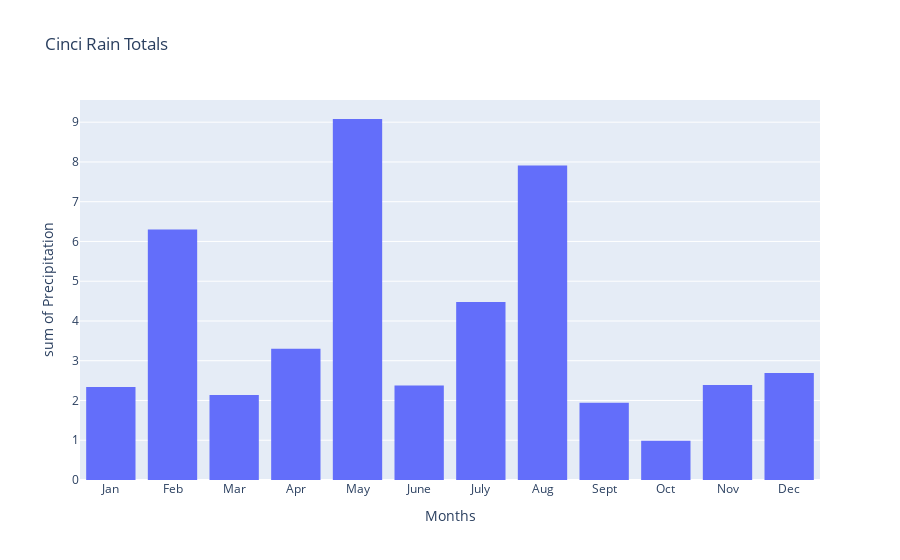

The code cell stored with this chart in its notebook:
### Code cell
px.histogram(Cinci_Monthly_Rain_Snow, x='Months', y='Precipitation', title='Cinci Rain Totals', nbins=14)

### Figure 1 — Plotly figure (JSON) as saved in the notebook; plotly's stock layout.template omitted (floating-point values rounded to 4 significant figures)
{"data": [{"alignmentgroup": "True", "bingroup": "x", "histfunc": "sum", "hovertemplate": "Months=%{x}<br>sum of Precipitation=%{y}<extra></extra>", "legendgroup": "", "marker": {"color": "#636efa", "pattern": {"shape": ""}}, "name": "", "nbinsx": 14, "offsetgroup": "", "orientation": "v", "showlegend": false, "type": "histogram", "x": ["Jan", "Feb", "Mar", "Apr", "May", "June", "July", "Aug", "Sept", "Oct", "Nov", "Dec"], "xaxis": "x", "y": [2.34, 6.3, 2.14, 3.3, 9.08, 2.38, 4.48, 7.91, 1.94, 0.99, 2.39, 2.69], "yaxis": "y"}], "layout": {"barmode": "relative", "legend": {"tracegroupgap": 0}, "title": {"text": "Cinci Rain Totals"}, "xaxis": {"anchor": "y", "domain": [0, 1], "title": {"text": "Months"}}, "yaxis": {"anchor": "x", "domain": [0, 1], "title": {"text": "sum of Precipitation"}}}}
